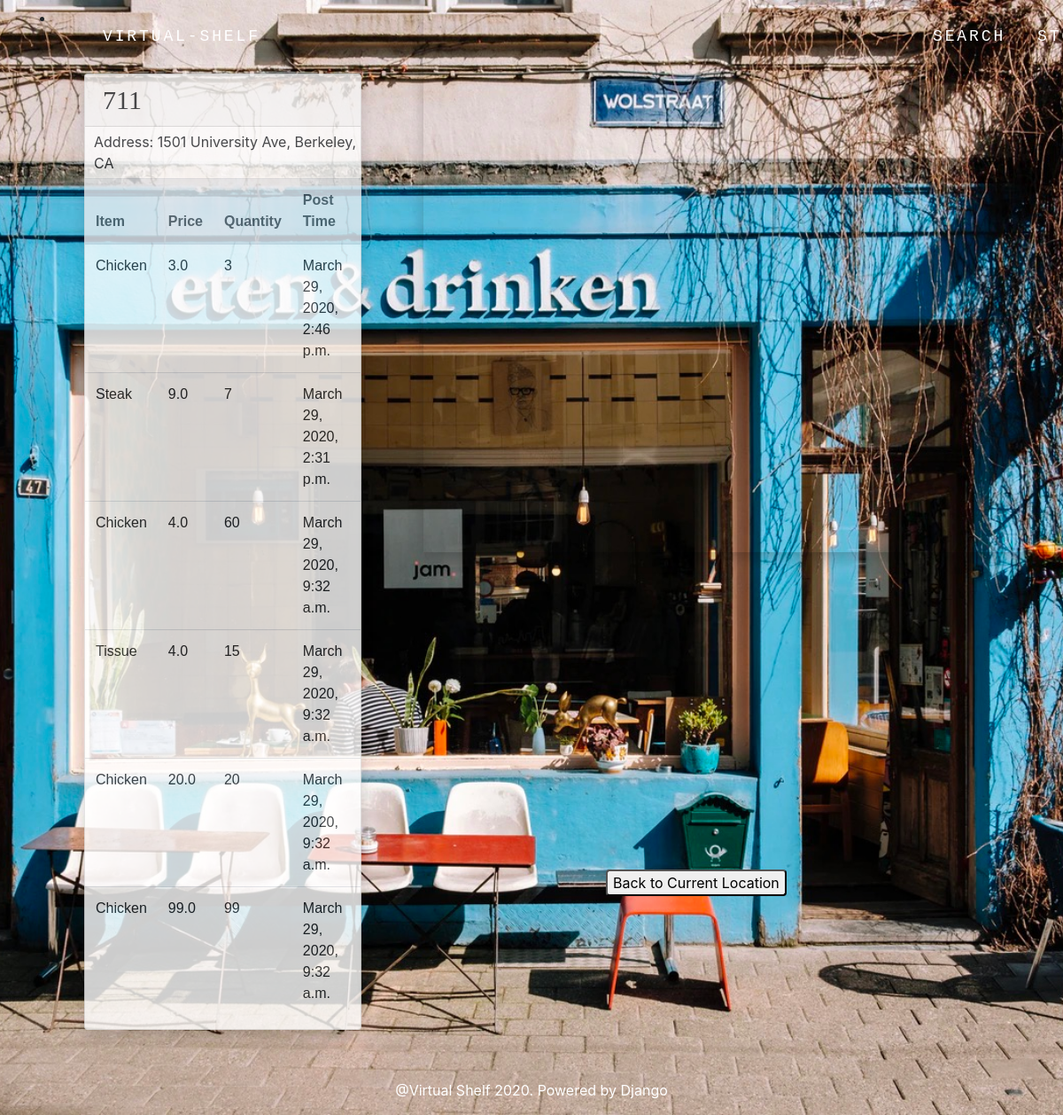
The page /storage/storage-store/711/ on the database its author committed.
### storage/models.py (models this page shows, shortened)
class Store(models.Model):
	name = models.CharField(max_length=100)
	address = models.CharField(max_length=200)
	items = models.ManyToManyField(Item, through='Ownership')
	class Meta:
		ordering = ('name',)
	def __str__(self):
		return self.name

class Ownership(models.Model):
	item = models.ForeignKey(Item, on_delete=models.CASCADE)
	store = models.ForeignKey(Store, on_delete=models.CASCADE)
	itemname = models.CharField(max_length=100, default=item.name)
	storename = models.CharField(max_length=100, default=store.name)
	price = models.FloatField()
	quantity = models.IntegerField()
	created = models.DateTimeField(default=timezone.now)
	class Meta:
		ordering = ('-created',)

class Item(models.Model):
	category = models.CharField(max_length=100)
	name = models.CharField(max_length=100)
	class Meta:
		ordering = ['name']
	def __str__(self):
		return self.name

### storage/views.py (the view)
# urls.py: path('storage-store/<str:store_name>/', views.search_store, name='search_store'),
def search_store(request, store_name):
    try:
        store = Store.objects.filter(name=store_name)
    except Store.DoesNotExist:
        store = None
    if not store:
        return
    data={}
    for s in store:
        ownerships = Ownership.objects.filter(store=s)
        data[s] = ownerships
    context = { 'data': data }
    return render(request, 'storage/store_result.html', context)

### templates/storage/store_result.html (shortened to what this page needs)
{% extends "base.html" %}
{% load staticfiles %}
{% block content %}
<body>
    {% include 'maps_module.html' %}
    {% for k, v in data.items %}
      {% include 'render_table.html' %}
    {% endfor %}
    <button style="position:fixed; left: 57%; top: 78%; border-radius: 4px;" onclick="use_cur_location()">Back to Current Location</button>
</body>
{% endblock content %}

### templates/render_table.html
<div class="row mt-2" style = "margin-left: 80px;">
  <div class= "col-4 mb-4" style = "margin-top: 35px;">
    <div class= "card h-100" style="opacity: 0.8;
                                    box-shadow: 0px 8px 16px 0px rgba(0,0,0,0.2);
                                    width: 90%;" onclick="get_address('{{k.address}}')">
      <h5 class="card-header" style = "font: 30px bold arial;">{{ k }}</h5>
      <div>
        <p class="card-text" id="addr" style = "margin-left: 10px;
                                        margin-top: 5px;
                                        padding-bottom: 5px;">
            Address: {{ k.address}}
        </p>
      </div>
      <table class="table" style = "font-family : arial">
        <thead class="thead-light">
          <tr>
            <th scope="col">Item</th>
            <th scope="col">Price</th>
            <th scope="col">Quantity</th>
            <th scope="col">Post Time</th>
          </tr>
        </thead>
        <tbody>
          {% for ownership in v %}
          <tr>
            <td>{{ ownership.item|slice:'100'}}</td>
            <td>{{ ownership.price|slice:'100'}}</td>
            <td>{{ ownership.quantity|slice:'100'}}</td>
            <td>{{ ownership.created|slice:'100'}}</td>
          </tr>
          {% endfor %}
        </tbody>
      </table>
    </div>
  </div>
</div>

### templates/storage/store_result.html (style rules this page uses)
body { background-image: url("/static/images/list6.jpg"); background-position: center 0; background-repeat: no-repeat; background-attachment: fixed; background-size: cover; -webkit-background-size: cover; -o-background-size: cover; -moz-background-size: cover; -ms-background-size: cover; }

### rows shown on the page
Store: name "711", address "1501 University Ave, Berkeley, CA"
Ownership: item "Chicken", price "3.0", quantity "3", created "March 29, 2020, 2:46 p.m."
Ownership: item "Steak", price "9.0", quantity "7", created "March 29, 2020, 2:31 p.m."
Ownership: item "Chicken", price "4.0", quantity "60", created "March 29, 2020, 9:32 a.m."
Ownership: item "Tissue", price "4.0", quantity "15", created "March 29, 2020, 9:32 a.m."
Ownership: item "Chicken", price "20.0", quantity "20", created "March 29, 2020, 9:32 a.m."
Ownership: item "Chicken", price "99.0", quantity "99", created "March 29, 2020, 9:32 a.m."
